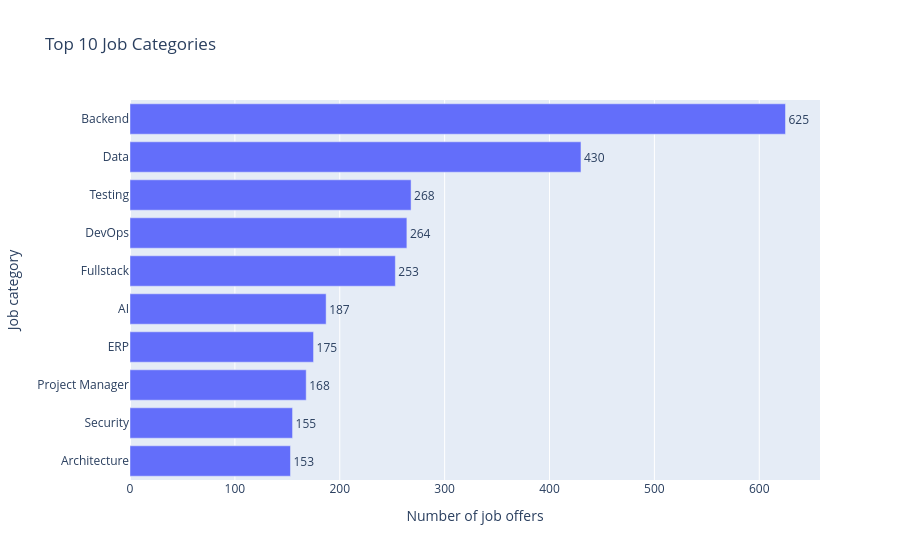

Notebook source saved alongside this figure:
### Code cell
top_10_categories = (
    category_summary
    .head(10)
    .sort_values(
        "job_offers",
        ascending=True,
    )
)

fig = px.bar(
    top_10_categories,
    x="job_offers",
    y="category",
    orientation="h",
    text="job_offers",
    title="Top 10 Job Categories",
    labels={
        "job_offers": "Number of job offers",
        "category": "Job category",
    },
)

fig.update_traces(textposition="outside")
fig.update_layout(showlegend=False)
fig.show()

### Figure 1 — Plotly figure (JSON) as saved in the notebook; plotly's stock layout.template omitted (floating-point values rounded to 4 significant figures)
{"data": [{"hovertemplate": "Number of job offers=%{text}<br>Job category=%{y}<extra></extra>", "legendgroup": "", "marker": {"color": "#636efa", "pattern": {"shape": ""}}, "name": "", "orientation": "h", "showlegend": false, "text": [153.0, 155.0, 168.0, 175.0, 187.0, 253.0, 264.0, 268.0, 430.0, 625.0], "textposition": "outside", "type": "bar", "x": [153, 155, 168, 175, 187, 253, 264, 268, 430, 625], "xaxis": "x", "y": ["Architecture", "Security", "Project Manager", "ERP", "AI", "Fullstack", "DevOps", "Testing", "Data", "Backend"], "yaxis": "y"}], "layout": {"barmode": "relative", "legend": {"tracegroupgap": 0}, "showlegend": false, "title": {"text": "Top 10 Job Categories"}, "xaxis": {"anchor": "y", "domain": [0, 1], "title": {"text": "Number of job offers"}}, "yaxis": {"anchor": "x", "domain": [0, 1], "title": {"text": "Job category"}}}}
